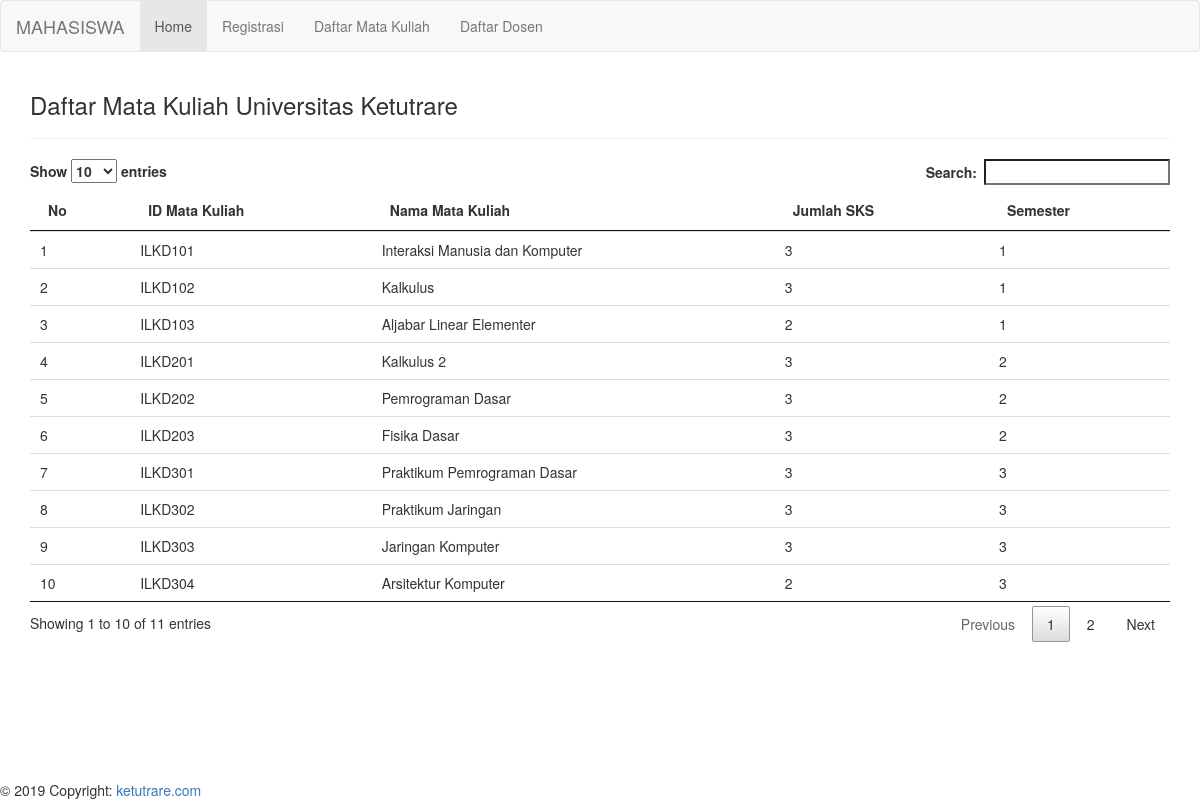
Screenshot of /mhs/mhs_matkul.php with the database file from the repository.
### tables this page shows
CREATE TABLE `tb_matkul` (
  `id_matkul` int(10) NOT NULL AUTO_INCREMENT,
  `kode_matkul` varchar(50) DEFAULT NULL,
  `nama_matkul` varchar(50) DEFAULT NULL,
  `jmlsks_matkul` varchar(5) DEFAULT NULL,
  `semester_matkul` varchar(5) DEFAULT NULL,
  PRIMARY KEY (`id_matkul`)
);

### functions/function_mhs.php (called while the page is built, shortened)
<?php
require "koneksi.php";
function matkul_view($matkul_view){
    global $koneksi;
    $result = mysqli_query($koneksi, $matkul_view);
    $rows = [];
    while($row = mysqli_fetch_assoc($result)) {
        $rows[] = $row;
    }
    return $rows;
}
?>

### mhs/mhs_matkul.php (the view)
<?php
require "../koneksi.php";
include "../template/mhs_nav.php";
require "../functions/function_mhs.php";
$matkul_view = matkul_view("SELECT * FROM tb_matkul");
?>
<div class="container">
    <div class="table-responsive">
        <h3>Daftar Mata Kuliah Universitas Ketutrare</h3>
        <hr>
        <table class="table table-stripped table-hover datatabel">
        <thead>
            <tr>
                <th>No</th>
                <th>ID Mata Kuliah</th>
                <th>Nama Mata Kuliah</th>
                <th>Jumlah SKS</th>
                <th>Semester</th>
            </tr>
        </thead>
        <tbody>
        <?php
            $i=1;
            foreach ($matkul_view as $row){
        ?>
            <tr>
                <td><?php echo $i++; ?></td>
                <td><?php echo $row["kode_matkul"];?></td>
                <td><?php echo $row["nama_matkul"];?></td>
                <td><?php echo $row["jmlsks_matkul"];?></td>
                <td><?php echo $row["semester_matkul"];?></td>
            </tr>
        <?php
            }
        ?>
        </tbody>
        </table>
    </div>
</div>
<?php
include "../template/footer.php";
?>

### template/mhs_nav.php (shortened to what this page needs)
<!DOCTYPE html>
<html lang="en">
<head>
  <link rel="stylesheet" href="../aset/bootstrap/css/bootstrap.min.css">
  <link rel="stylesheet" type="text/css" href="../aset/datatabel/datatables.min.css"/>
</head>
<body>
<nav class="navbar navbar-default">
  <div class="container-fluid">
    <div class="navbar-header">
      <a class="navbar-brand" href="#">MAHASISWA</a>
    </div>
    <ul class="nav navbar-nav">
      <li class="active"><a href="../mhs/mhs_home.php">Home</a></li>
      <li><a href="../mhs/mhs_reg.php">Registrasi</a></li>
      <li><a href="../mhs/mhs_matkul.php">Daftar Mata Kuliah</a></li>
      <li><a href="../mhs/mhs_dosen.php">Daftar Dosen</a></li>
    </ul>
  </div>
</nav>

### template/footer.php (shortened to what this page needs)
</body>
<div class="footer">
<footer class="page-footer blue" >
    <div class="footer-copyright text-center py-3">© 2019 Copyright:
        <a href="https://ketutrare.com"> ketutrare.com</a>
    </div>
</footer>
</div>
</html>

### template/footer.php (style rules this page uses)
.footer { position: fixed; bottom: 0; }

### rows the page displays
tb_matkul: kode_matkul "ILKD101", nama_matkul "Interaksi Manusia dan Komputer", jmlsks_matkul "3", semester_matkul "1"
tb_matkul: kode_matkul "ILKD102", nama_matkul "Kalkulus", jmlsks_matkul "3", semester_matkul "1"
tb_matkul: kode_matkul "ILKD103", nama_matkul "Aljabar Linear Elementer", jmlsks_matkul "2", semester_matkul "1"
tb_matkul: kode_matkul "ILKD201", nama_matkul "Kalkulus 2", jmlsks_matkul "3", semester_matkul "2"
tb_matkul: kode_matkul "ILKD202", nama_matkul "Pemrograman Dasar", jmlsks_matkul "3", semester_matkul "2"
tb_matkul: kode_matkul "ILKD203", nama_matkul "Fisika Dasar", jmlsks_matkul "3", semester_matkul "2"
tb_matkul: kode_matkul "ILKD301", nama_matkul "Praktikum Pemrograman Dasar", jmlsks_matkul "3", semester_matkul "3"
tb_matkul: kode_matkul "ILKD302", nama_matkul "Praktikum Jaringan", jmlsks_matkul "3", semester_matkul "3"
tb_matkul: kode_matkul "ILKD303", nama_matkul "Jaringan Komputer", jmlsks_matkul "3", semester_matkul "3"
tb_matkul: kode_matkul "ILKD304", nama_matkul "Arsitektur Komputer", jmlsks_matkul "2", semester_matkul "3"
